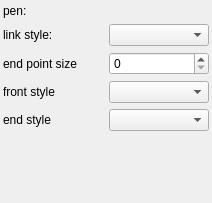
<?xml version="1.0" encoding="UTF-8"?>
<ui version="4.0">
 <class>DANodeLinkItemSettingWidget</class>
 <widget class="QWidget" name="DANodeLinkItemSettingWidget">
  <property name="geometry">
   <rect>
    <x>0</x>
    <y>0</y>
    <width>212</width>
    <height>203</height>
   </rect>
  </property>
  <property name="windowTitle">
   <string>Node Link Item Setting</string>
  </property>
  <layout class="QGridLayout" name="gridLayout">
   <property name="leftMargin">
    <number>3</number>
   </property>
   <property name="topMargin">
    <number>3</number>
   </property>
   <property name="rightMargin">
    <number>3</number>
   </property>
   <property name="bottomMargin">
    <number>3</number>
   </property>
   <property name="spacing">
    <number>6</number>
   </property>
   <item row="3" column="0">
    <widget class="QLabel" name="labelFrontEndPointStyle">
     <property name="text">
      <string>front style</string>
     </property>
    </widget>
   </item>
   <item row="0" column="1">
    <widget class="DA::DAPenEditWidget" name="penEditWidget" native="true">
     <property name="minimumSize">
      <size>
       <width>0</width>
       <height>15</height>
      </size>
     </property>
    </widget>
   </item>
   <item row="1" column="1">
    <widget class="QComboBox" name="comboBoxLinkStyle"/>
   </item>
   <item row="4" column="1">
    <widget class="QComboBox" name="comboBoxEndStyle"/>
   </item>
   <item row="0" column="0">
    <widget class="QLabel" name="labelPen">
     <property name="text">
      <string>pen:</string>
     </property>
    </widget>
   </item>
   <item row="5" column="0">
    <spacer name="verticalSpacer">
     <property name="orientation">
      <enum>Qt::Vertical</enum>
     </property>
     <property name="sizeHint" stdset="0">
      <size>
       <width>20</width>
       <height>40</height>
      </size>
     </property>
    </spacer>
   </item>
   <item row="3" column="1">
    <widget class="QComboBox" name="comboBoxFrontStyle"/>
   </item>
   <item row="1" column="0">
    <widget class="QLabel" name="labelLinkStyle">
     <property name="text">
      <string>link style:</string>
     </property>
    </widget>
   </item>
   <item row="4" column="0">
    <widget class="QLabel" name="labelEndEndPointStyle">
     <property name="text">
      <string>end style</string>
     </property>
    </widget>
   </item>
   <item row="2" column="0">
    <widget class="QLabel" name="labelEndpointSize">
     <property name="text">
      <string>end point size</string>
     </property>
    </widget>
   </item>
   <item row="2" column="1">
    <widget class="QSpinBox" name="spinBoxEndpointSize"/>
   </item>
  </layout>
 </widget>
 <customwidgets>
  <customwidget>
   <class>DA::DAPenEditWidget</class>
   <extends>QWidget</extends>
   <header>DAPenEditWidget.h</header>
   <container>1</container>
  </customwidget>
 </customwidgets>
 <resources/>
 <connections/>
</ui>
